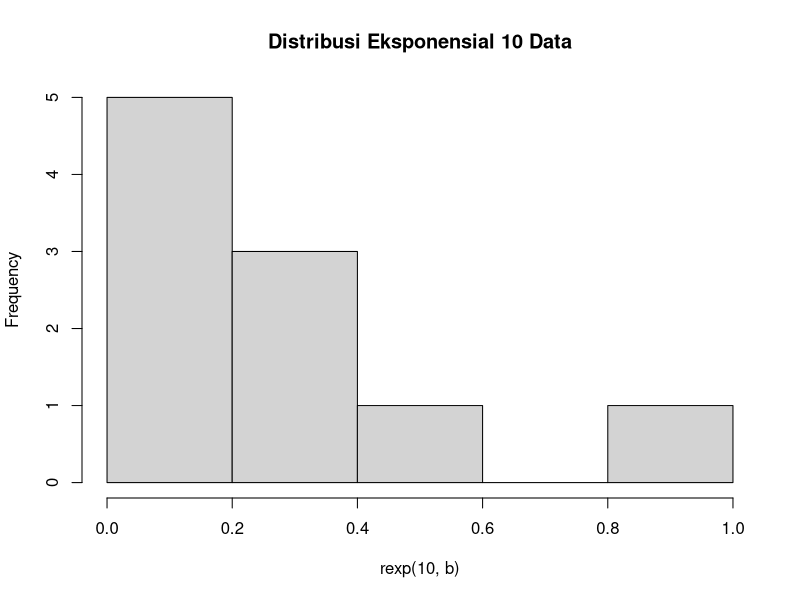
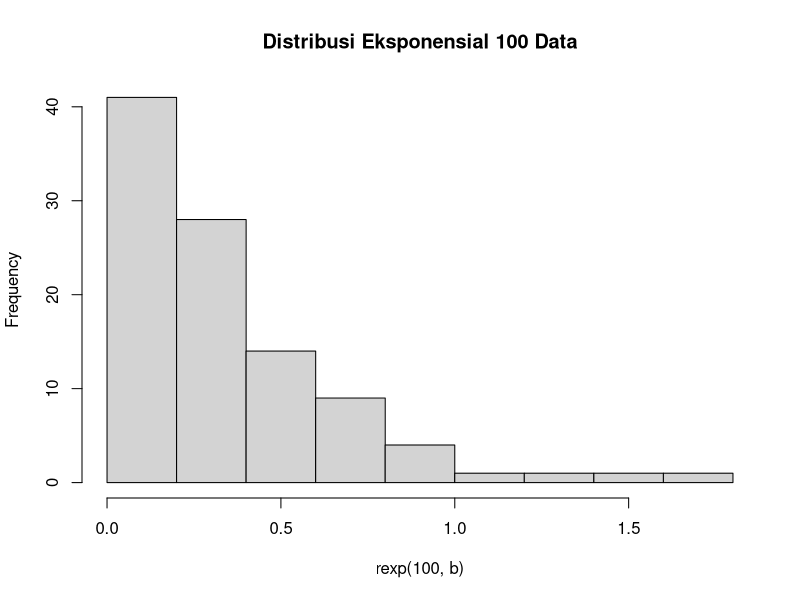
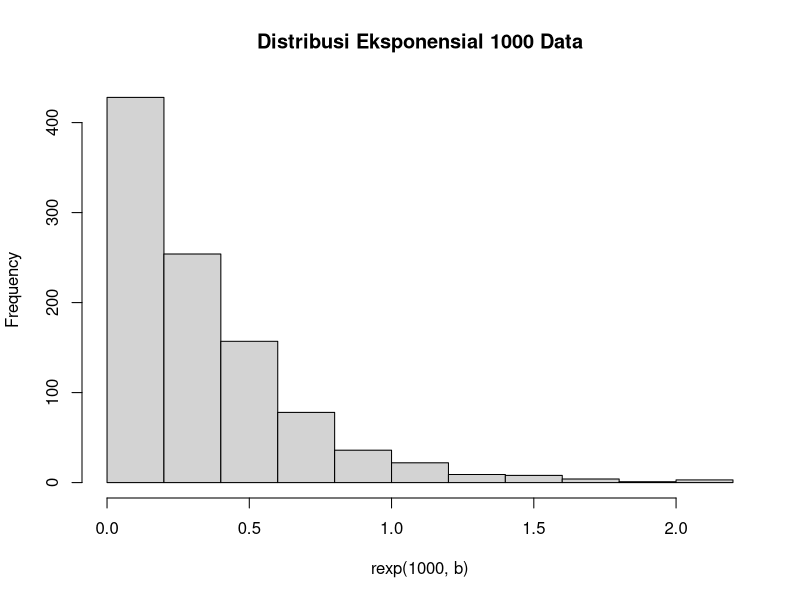
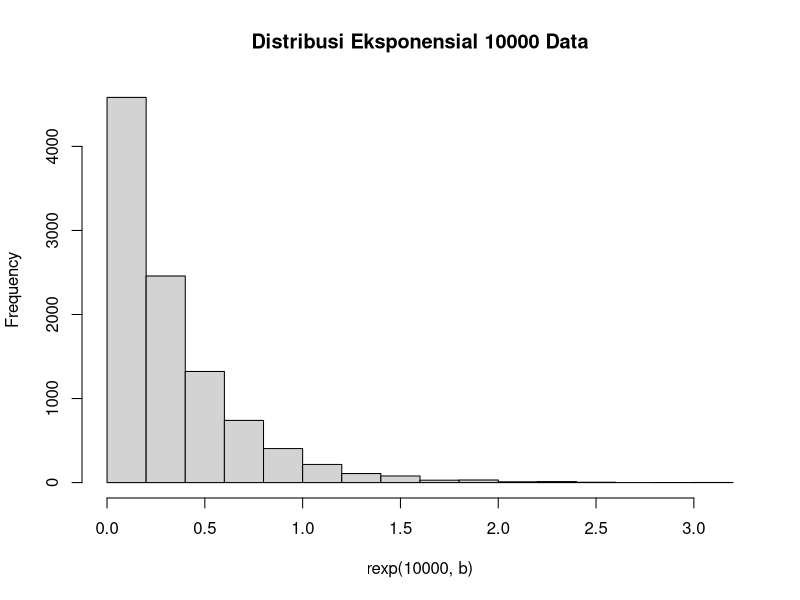

Recreate these plots in R, in order.
# No5
b = 3

# 5a.
dexp(b)

# 5b.
set.seed(1)
hist(rexp(10, b), main = 'Distribusi Eksponensial 10 Data')
hist(rexp(100, b), main = 'Distribusi Eksponensial 100 Data')
hist(rexp(1000, b), main = 'Distribusi Eksponensial 1000 Data')
hist(rexp(10000, b), main = 'Distribusi Eksponensial 10000 Data')

# 5c 
# Mean 
mu = b
mu

# Variance
sigma.sq = b^2
sigma.sq 
